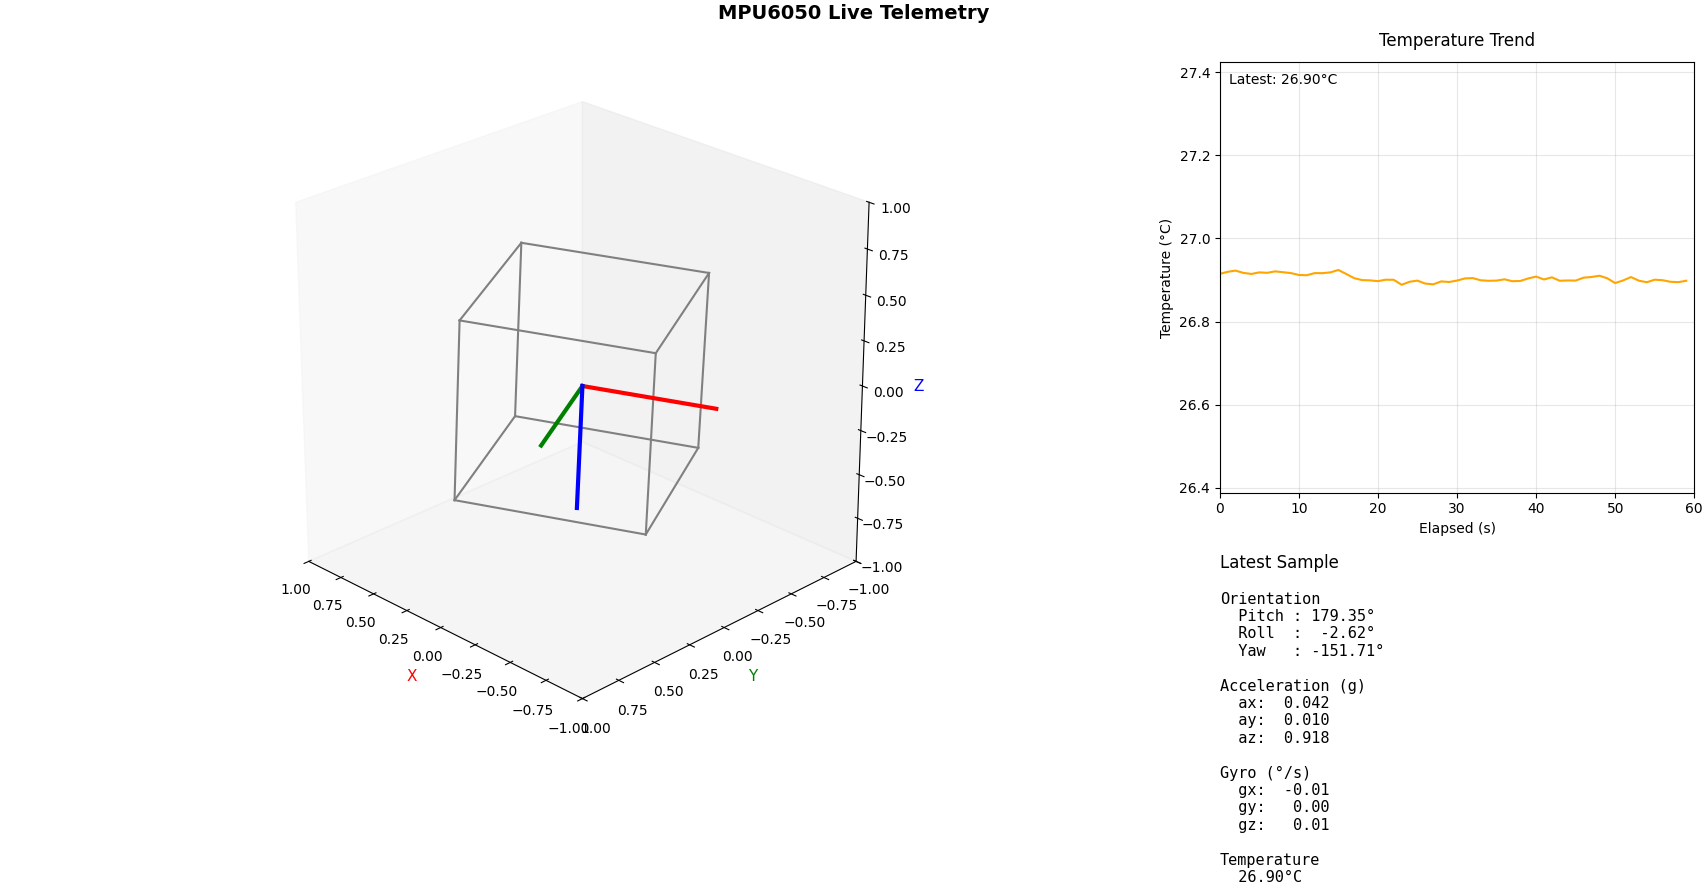

Source code (Python):
import matplotlib.pyplot as plt
from matplotlib.animation import FuncAnimation
import numpy as np
import math, time, threading
import requests, json
from collections import deque

try:
    from sseclient import SSEClient
except Exception:
    SSEClient = None

# ---------- Config ----------
UI_DT = 1.0 / 90.0  # draw interval
SAMPLER_HZ = 10
CORR_GAIN = 1.0  # accel tilt correction gain (0 = none, 0.5..3 typical)

# Gyro bias handling to reduce drift when stationary
STARTUP_CALIBRATION_S = 2.0  # seconds to average gyro at startup (keep sensor still)
AUTO_BIAS = True  # adapt bias slowly when the device is detected stationary
AUTO_BIAS_ALPHA = 0.005  # 0..1 per-sample update rate for bias when stationary
STATIONARY_GYRO_DPS_THRESH = 1.5  # dps threshold to consider "not rotating"
ACCEL_NORM_TARGET = 1.0  # expected |accel| at rest (in g)
ACCEL_NORM_TOL = 0.2  # +/- tolerance around target (g)

# Integrator timing
INTEGRATOR_HZ = 60  # Physics update rate (Hz)

# Temperature plot settings
TEMP_WINDOW_S = 60  # seconds of temperature history to display
MAX_TEMP_POINTS = 600  # cap number of stored points (avoid unbounded growth)

# Data source: 'json' (polling) or 'sse' (server-sent events)
DATA_SOURCE = "sse"  # change to 'sse' for streaming
JSON_URL = "http://localhost:3737/json"  # returns a JSON object
SSE_URL = "http://localhost:3737/events"  # Content-Type: text/event-stream

# Axis remap/sign to match your board. Swap ('y','x','z') if X/Y are interchanged.
ACCEL_AXIS_MAP = ("x", "y", "z")  # was ('x','y','z')
ACCEL_AXIS_SIGN = (1, 1, 1)  # set an entry to -1 to invert that axis
GYRO_AXIS_MAP = ("x", "y", "z")
GYRO_AXIS_SIGN = (1, 1, 1)


# ---------- Math helpers ----------
def _remap_vec(d, amap, asign):
    return np.array([d[amap[i]] * asign[i] for i in range(3)], dtype=float)


def _quat_mul(q, r):
    w1, x1, y1, z1 = q
    w2, x2, y2, z2 = r
    return np.array(
        [
            w1 * w2 - x1 * x2 - y1 * y2 - z1 * z2,
            w1 * x2 + x1 * w2 + y1 * z2 - z1 * y2,
            w1 * y2 - x1 * z2 + y1 * w2 + z1 * x2,
            w1 * z2 + x1 * y2 - y1 * x2 + z1 * w2,
        ],
        dtype=float,
    )


def _quat_norm(q):
    n = np.linalg.norm(q)
    return q / (n if n > 0 else 1.0)


def _quat_to_R(q):
    w, x, y, z = q
    ww, xx, yy, zz = w * w, x * x, y * y, z * z
    return np.array(
        [
            [ww + xx - yy - zz, 2 * (x * y - w * z), 2 * (x * z + w * y)],
            [2 * (x * y + w * z), ww - xx + yy - zz, 2 * (y * z - w * x)],
            [2 * (x * z - w * y), 2 * (y * z + w * x), ww - xx - yy + zz],
        ],
        dtype=float,
    )


# ---------- Orientation state (quaternion body->world) ----------
q = np.array([1.0, 0.0, 0.0, 0.0], dtype=float)
R = np.eye(3)
_running = True
_lock = threading.Lock()

# For HUD
_last_accel = np.array([0.0, 0.0, 1.0])
_last_gyro_dps = np.array([0.0, 0.0, 0.0])
_last_temp_c = float("nan")

# Gyro bias state (in dps)
_g_bias_dps = np.zeros(3)
_calib_sum = np.zeros(3)
_calib_count = 0
_calib_end_time = time.monotonic() + STARTUP_CALIBRATION_S

# Temperature history (timestamp, temp_c)
_temp_history = deque(maxlen=MAX_TEMP_POINTS)


def _parse_payload(obj):
    """Extract accel, gyro, and temperature fields from the payload."""
    a_raw = {"x": obj["ax"], "y": obj["ay"], "z": obj["az"]}
    g_raw = {"x": obj["gx"], "y": obj["gy"], "z": obj["gz"]}
    temp_c = obj["temp"]

    return a_raw, g_raw, temp_c


def _ingest_sample(a_raw, g_raw, temp_c):
    """Convert raw sensor payloads, update bias, and store the latest readings."""
    global _last_accel, _last_gyro_dps, _last_temp_c, _g_bias_dps, _calib_sum, _calib_count

    a_b = _remap_vec(a_raw, ACCEL_AXIS_MAP, ACCEL_AXIS_SIGN)
    g_meas_dps = _remap_vec(g_raw, GYRO_AXIS_MAP, GYRO_AXIS_SIGN)

    now = time.monotonic()
    if now < _calib_end_time:
        _calib_sum += g_meas_dps
        _calib_count += 1
        if _calib_count > 0:
            _g_bias_dps = _calib_sum / max(1, _calib_count)
    elif AUTO_BIAS:
        accel_norm = np.linalg.norm(a_b)
        if (
            np.linalg.norm(g_meas_dps - _g_bias_dps) < STATIONARY_GYRO_DPS_THRESH
            and abs(accel_norm - ACCEL_NORM_TARGET) <= ACCEL_NORM_TOL
        ):
            _g_bias_dps = (
                1 - AUTO_BIAS_ALPHA
            ) * _g_bias_dps + AUTO_BIAS_ALPHA * g_meas_dps

    g_dps = g_meas_dps - _g_bias_dps

    with _lock:
        _last_accel = a_b
        _last_gyro_dps = g_dps
        if temp_c is not None:
            try:
                _last_temp_c = float(temp_c)
            except (TypeError, ValueError):
                pass
            else:
                _temp_history.append((now, _last_temp_c))


def _integrate(dt):
    if dt <= 0:
        return
    global q, R
    with _lock:
        a_b = _last_accel
        g_dps = _last_gyro_dps
        omega = np.radians(g_dps)
        g_w = np.array([0.0, 0.0, 1.0])
        an = a_b / (np.linalg.norm(a_b) + 1e-9)
        v_b = R.T @ g_w
        e = np.cross(v_b, an)
        omega_corr = omega + CORR_GAIN * e
        q_dot = 0.5 * _quat_mul(q, np.array([0.0, *omega_corr]))
        q[:] = _quat_norm(q + q_dot * dt)
        R[:] = _quat_to_R(q)


def _sampler():
    global _running
    if DATA_SOURCE == "json":
        period = 1.0 / SAMPLER_HZ
        session = requests.Session()
        while _running:
            try:
                resp = session.get(JSON_URL, timeout=1.0)
                resp.raise_for_status()
                obj = resp.json()
                a_raw, g_raw, temp_c = _parse_payload(obj)
                _ingest_sample(a_raw, g_raw, temp_c)
            except Exception:
                # brief backoff on error
                time.sleep(min(0.2, period))
            # pace polling
            time.sleep(period)
    elif DATA_SOURCE == "sse":
        if SSEClient is None:
            raise RuntimeError(
                "Install sseclient (or sseclient-py) for SSE: pip install sseclient"
            )
        while _running:
            try:
                # Note: some versions of sseclient do not accept a 'timeout' kwarg.
                # Use defaults here; if you need a timeout, pass a configured requests.Session to SSEClient.
                messages = SSEClient(SSE_URL)
                # https://github.com/btubbs/sseclient/blob/7c94b8333f1fd2ec2e9f3bd809d34534b85830e1/test_sseclient.py#L282
                for _, ev in enumerate(messages, start=1):
                    if not _running:
                        break
                    if not ev.data:
                        continue
                    obj = json.loads(ev.data)
                    a_raw, g_raw, temp_c = _parse_payload(obj)
                    _ingest_sample(a_raw, g_raw, temp_c)
            except Exception as e:
                # Surface the error so it's not silent, then reconnect after short delay
                print(f"[SSE] reconnecting after error: {e!r}")
                time.sleep(0.5)
    else:
        raise ValueError(f"Unknown DATA_SOURCE: {DATA_SOURCE}")


threading.Thread(target=_sampler, daemon=True).start()


def _integrator_thread():
    period = 1.0 / INTEGRATOR_HZ
    while _running:
        _integrate(period)
        time.sleep(period)


threading.Thread(target=_integrator_thread, daemon=True).start()

# ---------- Plot setup ----------
cube = (
    np.array(
        [
            [-1, -1, -1],
            [1, -1, -1],
            [1, 1, -1],
            [-1, 1, -1],
            [-1, -1, 1],
            [1, -1, 1],
            [1, 1, 1],
            [-1, 1, 1],
        ]
    )
    * 0.5
)

edges = [
    [0, 1],
    [1, 2],
    [2, 3],
    [3, 0],
    [4, 5],
    [5, 6],
    [6, 7],
    [7, 4],
    [0, 4],
    [1, 5],
    [2, 6],
    [3, 7],
]

fig = plt.figure(constrained_layout=True, figsize=(13, 6))
fig.suptitle("MPU6050 Live Telemetry", fontsize=14, fontweight="bold")
gs = fig.add_gridspec(2, 2, width_ratios=(2.4, 1), height_ratios=(3, 1))

ax_orient = fig.add_subplot(gs[:, 0], projection="3d")
ax_orient.set_xlim(-1, 1)
ax_orient.set_ylim(-1, 1)
ax_orient.set_zlim(-1, 1)
ax_orient.set_box_aspect((1, 1, 1))
ax_orient.set_xlabel("X", fontsize=11, color="red")
ax_orient.set_ylabel("Y", fontsize=11, color="green")
ax_orient.set_zlabel("Z", fontsize=11, color="blue")
ax_orient.view_init(elev=25, azim=135)
ax_orient.grid(False)

ax_temp = fig.add_subplot(gs[0, 1])
ax_temp.set_xlabel("Elapsed (s)")
ax_temp.set_ylabel("Temperature (°C)")
ax_temp.set_title("Temperature Trend", pad=12)
ax_temp.grid(True, alpha=0.3)
ax_temp.margins(x=0)

ax_info = fig.add_subplot(gs[1, 1])
ax_info.axis("off")
ax_info.set_title("Latest Sample", loc="left", pad=12)

lines = [ax_orient.plot([], [], [], "gray", linewidth=1.5)[0] for _ in edges]
axis_lines = [
    ax_orient.plot([], [], [], "r-", linewidth=3)[0],  # X
    ax_orient.plot([], [], [], "g-", linewidth=3)[0],  # Y
    ax_orient.plot([], [], [], "b-", linewidth=3)[0],  # Z
]
axis_vectors = np.array(
    [
        [[0, 0, 0], [0.7, 0, 0]],
        [[0, 0, 0], [0, 0.7, 0]],
        [[0, 0, 0], [0, 0, 0.7]],
    ]
)

(temp_line,) = ax_temp.plot([], [], color="orange", linewidth=1.5)
temp_label = ax_temp.text(0.02, 0.95, "", transform=ax_temp.transAxes, fontsize=10)
ax_temp.set_xlim(0, TEMP_WINDOW_S)
info_text = ax_info.text(
    0.0,
    0.95,
    "",
    transform=ax_info.transAxes,
    fontsize=11,
    family="monospace",
    va="top",
    ha="left",
)


def update(_):
    # Snapshot orientation and raw data
    with _lock:
        R_now = R.copy()
        a_now = _last_accel.copy()
        g_now = _last_gyro_dps.copy()
        temp_points = list(_temp_history)
        temp_now = _last_temp_c

    # Rotate geometry (body -> world)
    rotated_cube = cube @ R_now.T
    for i, e in enumerate(edges):
        xs, ys, zs = zip(rotated_cube[e[0]], rotated_cube[e[1]])
        lines[i].set_data(xs, ys)
        lines[i].set_3d_properties(zs)

    for i in range(3):
        rotated_axis = axis_vectors[i] @ R_now.T
        xs, ys, zs = rotated_axis[:, 0], rotated_axis[:, 1], rotated_axis[:, 2]
        axis_lines[i].set_data(xs, ys)
        axis_lines[i].set_3d_properties(zs)

    # HUD: quick Euler from R (for display only)
    pitch = math.degrees(math.atan2(-R_now[2, 1], R_now[2, 2]))
    roll = math.degrees(
        math.atan2(R_now[2, 0], math.sqrt(R_now[2, 1] ** 2 + R_now[2, 2] ** 2))
    )
    yaw = math.degrees(math.atan2(R_now[1, 0], R_now[0, 0]))

    temp_text = "n/a"
    if not math.isnan(temp_now):
        temp_text = f"{temp_now:5.2f}°C"

    # Update temperature plot
    if temp_points:
        latest_time = temp_points[-1][0]
        window_start = latest_time - TEMP_WINDOW_S
        filtered = [(t, v) for t, v in temp_points if t >= window_start]
        if filtered:
            times = [t for t, _ in filtered]
            temps = [v for _, v in filtered]
            t0 = times[0]
            xs_temp = [t - t0 for t in times]
            temp_line.set_data(xs_temp, temps)
            if xs_temp:
                x_max = max(xs_temp[-1], TEMP_WINDOW_S * 0.25)
                ax_temp.set_xlim(0, max(TEMP_WINDOW_S, x_max))
            temp_min = min(temps)
            temp_max = max(temps)
            if temp_min == temp_max:
                temp_min -= 0.5
                temp_max += 0.5
            margin = max(0.5, 0.1 * (temp_max - temp_min))
            ax_temp.set_ylim(temp_min - margin, temp_max + margin)
        else:
            temp_line.set_data([], [])
    else:
        temp_line.set_data([], [])

    temp_label.set_text(f"Latest: {temp_text}")

    info_text.set_text(
        "Orientation\n"
        f"  Pitch : {pitch:6.2f}°\n"
        f"  Roll  : {roll:6.2f}°\n"
        f"  Yaw   : {yaw:6.2f}°\n"
        "\n"
        "Acceleration (g)\n"
        f"  ax: {a_now[0]:6.3f}\n"
        f"  ay: {a_now[1]:6.3f}\n"
        f"  az: {a_now[2]:6.3f}\n"
        "\n"
        "Gyro (°/s)\n"
        f"  gx: {g_now[0]:6.2f}\n"
        f"  gy: {g_now[1]:6.2f}\n"
        f"  gz: {g_now[2]:6.2f}\n"
        "\n"
        f"Temperature\n  {temp_text}"
    )
    return lines + axis_lines + [info_text, temp_line, temp_label]


def _on_close(_):
    global _running
    _running = False


fig.canvas.mpl_connect("close_event", _on_close)

ani = FuncAnimation(
    fig, update, interval=int(UI_DT * 1000), blit=False, cache_frame_data=False
)
plt.show()

# Keep reference alive
import sys

sys.modules[__name__].__dict__["_ani_ref"] = ani
